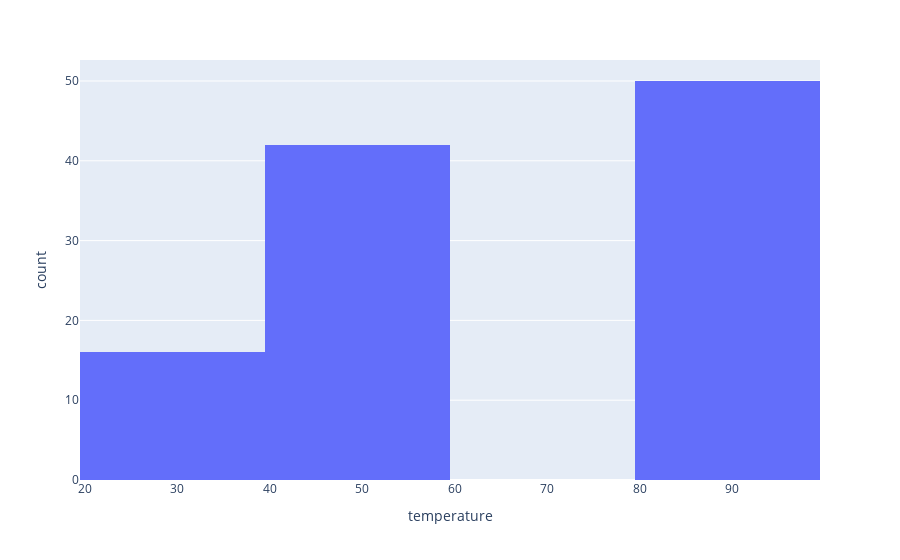

This figure's notebook cell:
### Markdown cell above
6. Use a histogram to visualize the temperature column.

### Code cell
px.histogram(NewDFDropNul, x="temperature")

### Figure 1 — Plotly figure (JSON) as saved in the notebook; plotly's stock layout.template omitted (floating-point values rounded to 4 significant figures)
{"data": [{"alignmentgroup": "True", "bingroup": "x", "hovertemplate": "temperature=%{x}<br>count=%{y}<extra></extra>", "legendgroup": "", "marker": {"color": "#636efa", "pattern": {"shape": ""}}, "name": "", "offsetgroup": "", "orientation": "v", "showlegend": false, "type": "histogram", "x": [55, 80, 80, 80, 80, 80, 80, 80, 80, 80, 55, 55, 55, 55, 55, 80, 55, 55, 80, 80, 55, 55, 55, 80, 80, 80, 80, 80, 55, 80, 80, 80, 80, 55, 55, 55, 55, 80, 55, 55, 80, 80, 55, 55, 80, 80, 80, 80, 80, 55, 80, 80, 80, 80, 55, 55, 55, 55, 80, 55, 55, 80, 80, 55, 55, 80, 80, 55, 80, 80, 55, 55, 30, 55, 30, 30, 80, 30, 55, 30, 30, 80, 55, 55, 30, 30, 80, 80, 80, 55, 80, 80, 55, 30, 55, 30, 30, 80, 30, 55, 30, 30, 80, 55, 55, 30, 30, 80], "xaxis": "x", "yaxis": "y"}], "layout": {"barmode": "relative", "legend": {"tracegroupgap": 0}, "margin": {"t": 60}, "xaxis": {"anchor": "y", "domain": [0, 1], "title": {"text": "temperature"}}, "yaxis": {"anchor": "x", "domain": [0, 1], "title": {"text": "count"}}}}
